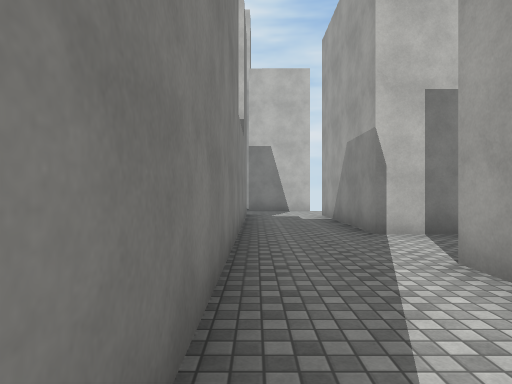
[1] (above)

24 first-person views from a walk through a 3-D level made in the Unity game engine. The camera is 1.4 m above the floor, looks level and sees 75° across. The floor is counted in squares, 2 m on a side. Each view is taken from the middle of a square. On the plan, view 1 faces up. The plan holds only what a view shows up to about 10 squares ahead; the rest is blank. The place goes on beyond the plan. Surface patterns are stand-ins for the level's own textures.

[2]
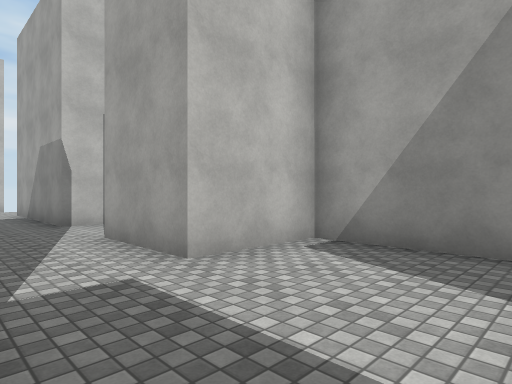

[3]
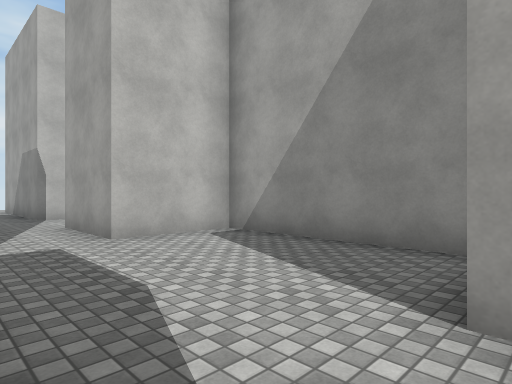

[4]
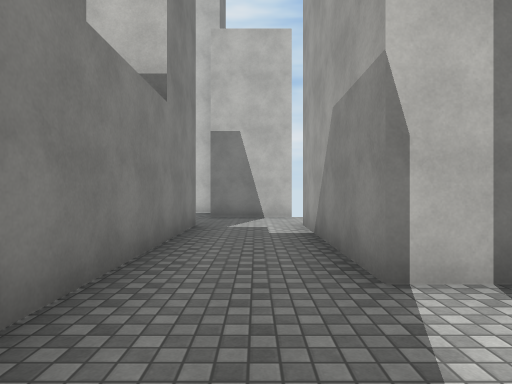

[5]
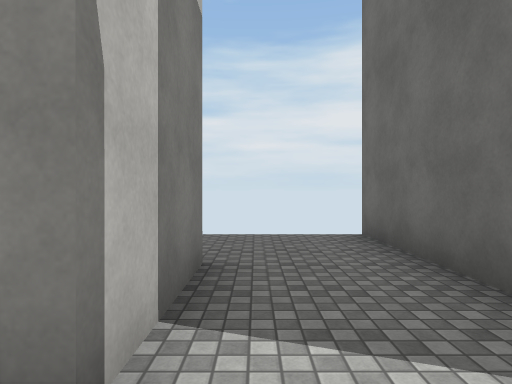

[6]
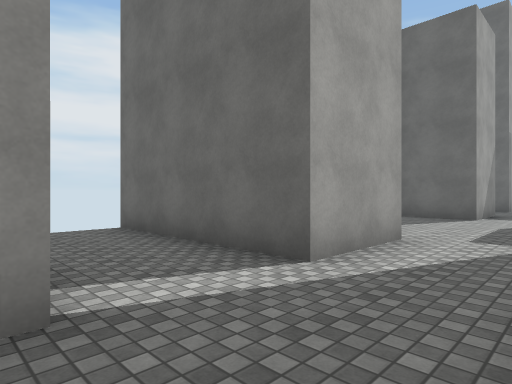

[7]
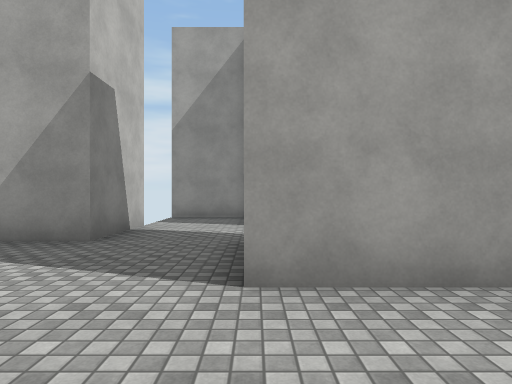

[8]
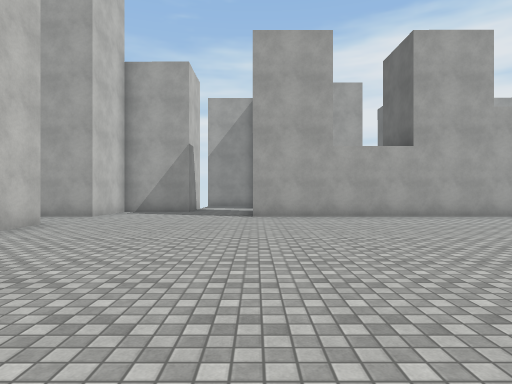

[9]
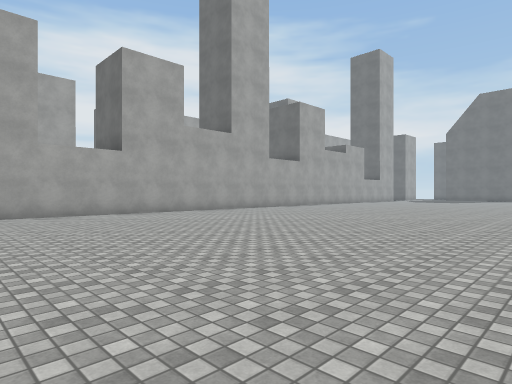

[10]
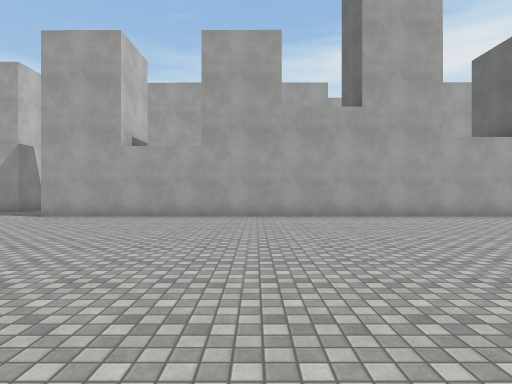

[11]
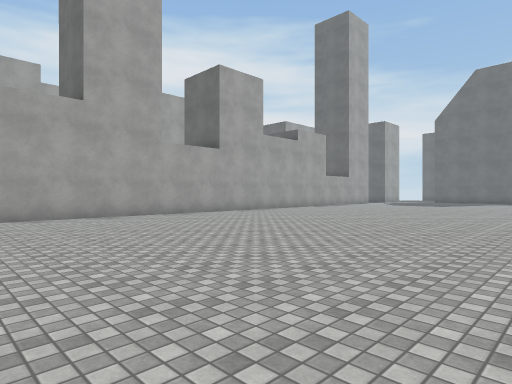

[12]
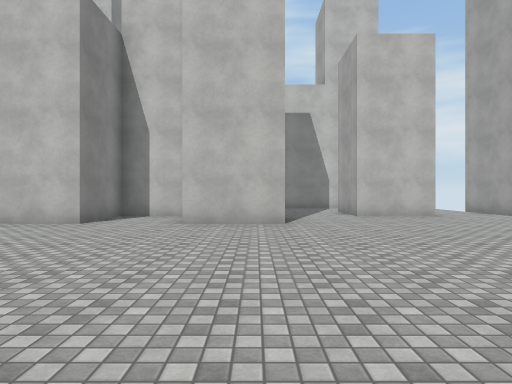

[13]
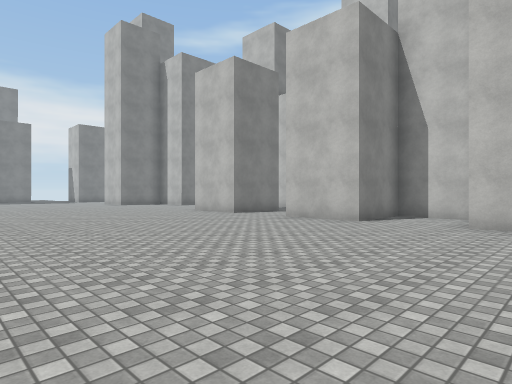

[14]
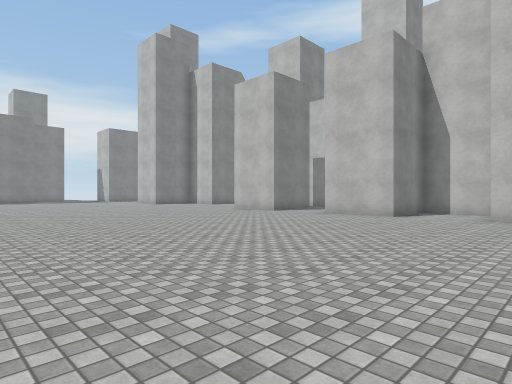

[15]
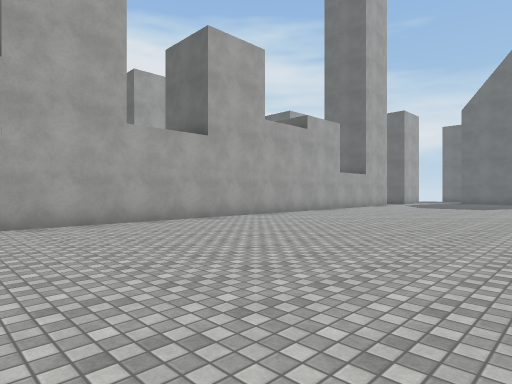

[16]
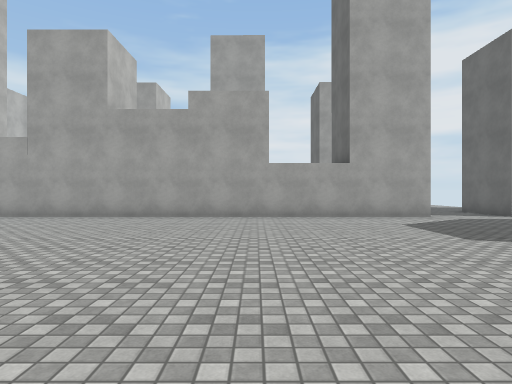

[17]
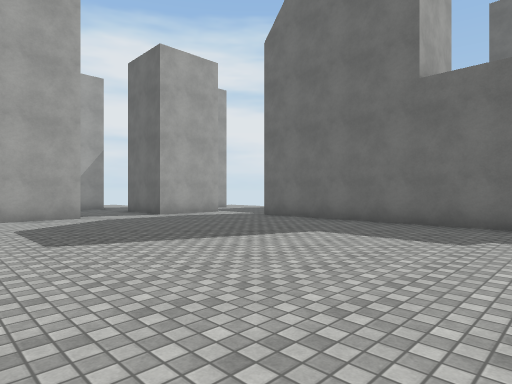

[18]
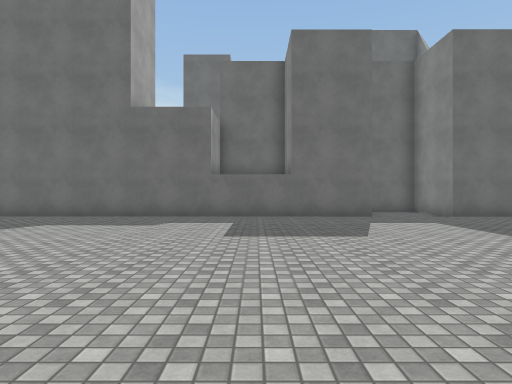

[19]
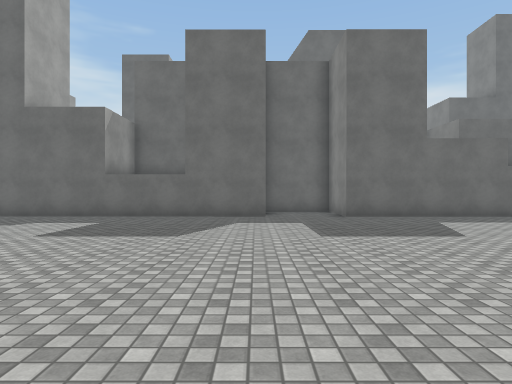

[20]
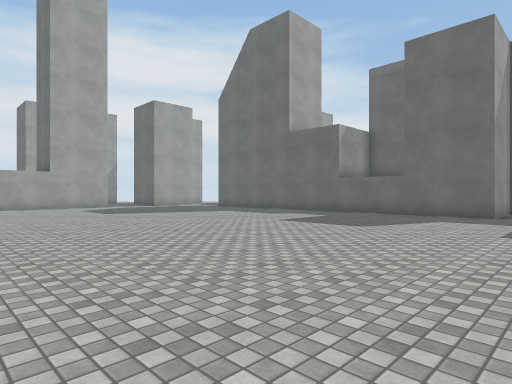

[21]
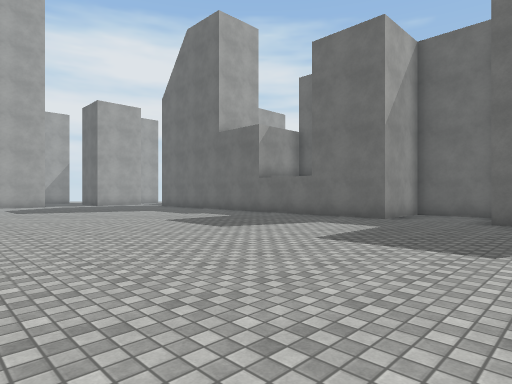

[22]
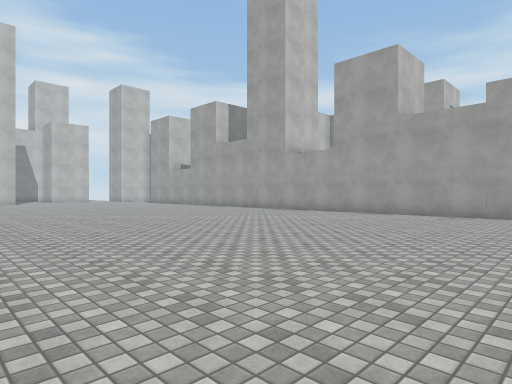

[23]
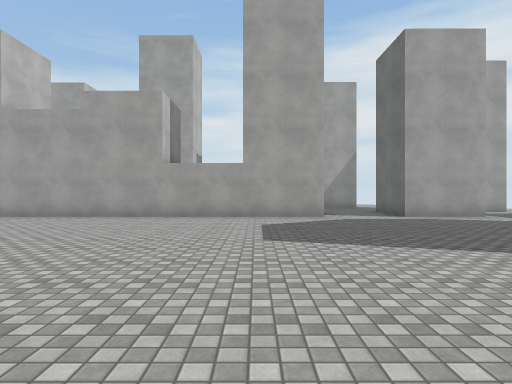

[24]
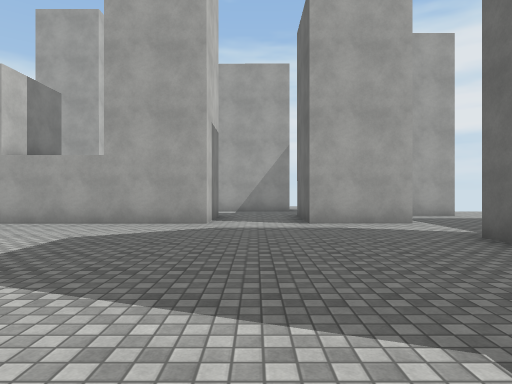

### Floor plan
Points are (right, up) in squares from view 1. A wall is a line through its corners. A room is listed if a view was taken in it or the views show most of it. See-through windows are left out.
Room 1 (views 1, 2, 4, 5, 6)
walls: (4.3, 5.5) (2, 5.5) (2, 10.1); (-0.3, 10) (-0.3, 0.4); (4.3, 10.3) (4.3, 12.4); (2.1, 12.3) (-0.3, 12.4); (4.2, -3.1) (4.2, 1) (2, 1) (2, 3.3) (6.6, 3.2); (2, -3.6) (3.8, -3.6)
ways out: opening at (0.5, -4.5) to room 2; opening at (-0.5, 11.5) to room 3
Room 2 (view 3)
walls: (-0.3, -14.9) (-2.6, -14.9); (1.9, -5.9) (2, -3.6); (-2.6, -17.2) (-0.5, -17.2)
ways out: opening at (0.5, -4.5) to room 1; opening at (-1.5, -16.5) to room 3
Room 3 (views 7, 8, 9, 10, 11, 12, 13, 14, 15, 16, 17, 18, 19, 20, 21, 22, 23, 24)
walls: (-2.6, -14.9) (-2.6, 10.2); (-9.3, 12.4) (-11.6, 12.4); (-12, 14.7) (-13.9, 14.7) (-13.9, 12.4) (-16.3, 12.4); (-2.6, -19.5) (-2.6, -17.2); (-4.8, 14.6) (-7.1, 14.6); (-0.3, 12.4) (-0.3, 13.6); (-20.6, -19.4) (-18.6, -19.4) (-18.6, -20); (-16.3, -21.4) (-16.3, -19.4) (-4.9, -19.5); (-2, 14.6) (-2.5, 14.6) (-2.5, 15.5); (-18.2, -21.7) (-16.5, -21.7); (-0.4, -21.9) (-0.4, -20.5)
ways out: opening at (-0.5, 11.5) to room 1; opening at (-1.5, -16.5) to room 2

Positions as (right, up) in squares from view 1, and headings:
1: (0, 0), facing up
2: (0, -2), facing up-right
3: (0, -4), facing up-right
4: (1, 3), facing up
5: (1, 5), facing right
6: (0, 6), facing down-right
7: (-5, 10), facing right
8: (-12, 10), facing right
9: (-13, 10), facing down-right
10: (-12, 4), facing right
11: (-12, 4), facing down-right
12: (-10, 5), facing up
13: (-10, 5), facing up-left
14: (-10, 3), facing up-left
15: (-10, 2), facing down-right
16: (-12, -10), facing right
17: (-12, -12), facing down-right
18: (-13, -10), facing down
19: (-16, -10), facing down
20: (-18, -9), facing down-right
21: (-20, -11), facing down-right
22: (-13, -10), facing up-right
23: (-12, -13), facing right
24: (-10, -16), facing right
